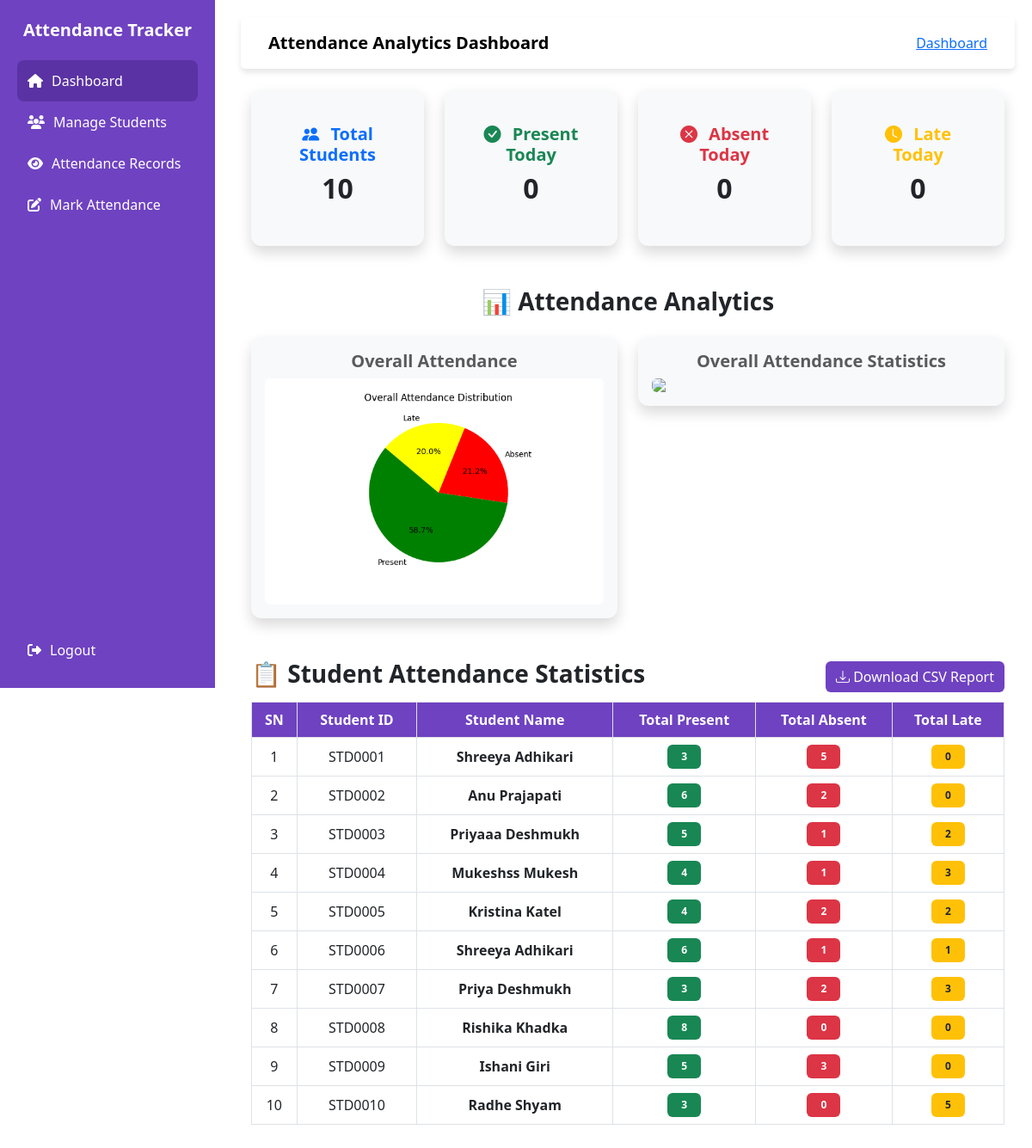
The page /dashboard (signed in) on the database its author committed.
### models.py (models this page shows)
class Student(db.Model):
    id = db.Column(db.Integer, primary_key = True)
    student_id = db.Column(db.String(20), unique=True, nullable=False)  # Custom ID
    first_name = db.Column(db.String(150), nullable=False)
    last_name = db.Column(db.String(150), nullable=False)
    email = db.Column(db.String(100), unique=True, nullable=False)
    address = db.Column(db.Text, nullable=False)
    phone = db.Column(db.String(15), unique=True, nullable=False)

### app.py (the view)
@app.route('/dashboard')
@login_required
def dashboard():
    today_date = datetime.today().date()
    total_students = Student.query.count()
    today_attendance_records = Attendance.query.filter_by(date=today_date).all()
    attendance_records = Attendance.query.all()
    daily_attendance = defaultdict(lambda: {"Present": 0, "Absent": 0, "Late": 0})
    student_attendance = defaultdict(lambda: {"Present": 0, "Absent": 0, "Late": 0, "Total": 0})
    for record in attendance_records:
        date = record.date.strftime("%Y-%m-%d")
        status = record.status
        daily_attendance[date][status] += 1
        student_attendance[record.student_id][status] += 1
        student_attendance[record.student_id]["Total"] += 1
    today_attendance_summary = {"Present": 0, "Absent": 0, "Late": 0}
    for record in today_attendance_records:
        today_attendance_summary[record.status] += 1
    student_percentages = {}
    student_statistics = []
    for student_id, stats in student_attendance.items():
        total = stats["Total"]
        student = Student.query.get(student_id)
        if total > 0:
            student_percentages[student_id] = {
                "Present": round((stats["Present"] / total) * 100, 2),
                "Absent": round((stats["Absent"] / total) * 100, 2),
                "Late": round((stats["Late"] / total) * 100, 2),
            }
        else:
            student_percentages[student_id] = {"Present": 0, "Absent": 0, "Late": 0}
        student_statistics.append({
            "student_id": student.student_id,
            "first_name": student.first_name,
            "last_name": student.last_name,
            "present": stats["Present"],
            "absent": stats["Absent"],
            "late": stats["Late"]
        })
    print("Today's Attendance Summary:", today_attendance_summary)  # Debugging
    return render_template(
        "dashboard.html",
        total_students=total_students,
        today_attendance=today_attendance_summary,  # Pass today's attendance data
        daily_attendance=daily_attendance,
        student_percentages=student_percentages,
        student_statistics=student_statistics,
    )

### app.py (called while the page is built)
@login_manager.user_loader
def load_admin(admin_id):
    return User.query.get(int(admin_id))

### templates/dashboard.html (shortened to what this page needs)
{% extends "base.html" %}
{% block nav_title %}Attendance Analytics Dashboard{% endblock %}
{% block content %}
<div class="container mt-4">
    <div class="row g-4">
        <div class="col-md-3">
            <div class="card shadow border-0 text-center p-4">
                <div class="card-body">
                    <h5 class="text-primary fw-bold"><i class="bi bi-people-fill me-2"></i> Total Students</h5>
                    <h2 class="fw-bold">{{ total_students }}</h2>
                </div>
            </div>
        </div>
        <div class="col-md-3">
            <div class="card shadow border-0 text-center p-4">
                <div class="card-body">
                    <h5 class="text-success fw-bold"><i class="bi bi-check-circle-fill me-2"></i> Present Today</h5>
                    <h2 class="fw-bold">{{ today_attendance["Present"] }}</h2>
                </div>
            </div>
        </div>
        <div class="col-md-3">
            <div class="card shadow border-0 text-center p-4">
                <div class="card-body">
                    <h5 class="text-danger fw-bold"><i class="bi bi-x-circle-fill me-2"></i> Absent Today</h5>
                    <h2 class="fw-bold">{{ today_attendance["Absent"] }}</h2>
                </div>
            </div>
        </div>
        <div class="col-md-3">
            <div class="card shadow border-0 text-center p-4">
                <div class="card-body">
                    <h5 class="text-warning fw-bold"><i class="bi bi-clock-fill me-2"></i> Late Today</h5>
                    <h2 class="fw-bold">{{ today_attendance["Late"] }}</h2>
                </div>
            </div>
        </div>
    </div>
    <div class="mt-5 text-center">
        <h3 class="fw-bold text-dark">📊 Attendance Analytics</h3>
        <div class="row mt-4 justify-content-center">
            <div class="col-lg-6">
                <div class="card shadow p-3">
                    <h5 class="fw-bold text-muted">Overall Attendance</h5>
                    <img src="{{ url_for('attendance_chart') }}" class="img-fluid rounded">
                </div>
            </div>
            <div class="col-lg-6 mt-4 mt-lg-0">
                <div class="card shadow p-3">
                    <h5 class="fw-bold text-muted">Overall Attendance Statistics</h5>
                    <img src="{{ url_for('overall_attendance_chart') }}" class="img-fluid rounded">
                </div>
            </div>
        </div>
    </div>
    <div class="mt-5">
        <div class="mt-5 mb-2 d-flex justify-content-between align-items-center">
            <h3 class="fw-bold text-dark">📋 Student Attendance Statistics</h3>
            <a href="{{ url_for('download_csv') }}" class="btn btn-primary">
                <i class="bi bi-download"></i> Download CSV Report
            </a>
        </div>
        <div class="table-responsive">
            <table class="table table-hover table-bordered " style="overflow: hidden;">
                <thead class="text-white" style="background-color: var(--primary-color);">
                    <tr>
                        <th class="py-2">SN</th>
                        <th class="py-2">Student ID</th>
                        <th class="py-2">Student Name</th>
                        <th class="py-2">Total Present</th>
                        <th class="py-2">Total Absent</th>
                        <th class="py-2">Total Late</th>
                    </tr>
                </thead>
                <tbody class="bg-white">
                    {% for student in student_statistics %}
                    <tr class="align-middle">
                        <td> {{ loop.index }}</td>
                        <td> {{ student.student_id }}</td>
                        <td class="fw-semibold">{{ student.first_name }} {{ student.last_name}}</td>
                        <td>
                            <span class="badge bg-success px-3 py-2">{{ student.present }}</span>
                        </td>
                        <td>
                            <span class="badge bg-danger px-3 py-2">{{ student.absent }}</span>
                        </td>
                        <td>
                            <span class="badge bg-warning text-dark px-3 py-2">{{ student.late }}</span>
                        </td>
                    </tr>
                    {% endfor %}
                </tbody>
            </table>
        </div>
    </div>
</div>
{% endblock %}

### templates/base.html (style rules this page uses)
:root { --primary-color: #6f42c1; --primary-hover: #5a32a3; --sidebar-bg: #6f42c1; --sidebar-text: #ffffff; }
body { display: flex; }

### templates/dashboard.html (style rules this page uses)
:root { --primary-color: #6f42c1; --primary-hover: #5a32a3; }
.card { border: none; box-shadow: 0px 4px 10px rgba(0, 0, 0, 0.1); border-radius: 12px; background-color: #f8f9fa; }
.btn-primary { background-color: var(--primary-color); border: none; }
.table th { background-color: var(--primary-color); color: white; text-align: center; }
.table td { vertical-align: middle; text-align: center; }

### rows shown on the page
Student: student_id "STD0001", first_name "Shreeya", last_name "Adhikari", present "3", absent "5", late "0"
Student: student_id "STD0002", first_name "Anu", last_name "Prajapati", present "6", absent "2", late "0"
Student: student_id "STD0003", first_name "Priyaaa", last_name "Deshmukh", present "5", absent "1", late "2"
Student: student_id "STD0004", first_name "Mukeshss", last_name "Mukesh", present "4", absent "1", late "3"
Student: student_id "STD0005", first_name "Kristina", last_name "Katel", present "4", absent "2", late "2"
Student: student_id "STD0006", first_name "Shreeya", last_name "Adhikari", present "6", absent "1", late "1"
Student: student_id "STD0007", first_name "Priya", last_name "Deshmukh", present "3", absent "2", late "3"
Student: student_id "STD0008", first_name "Rishika", last_name "Khadka", present "8", absent "0", late "0"
Student: student_id "STD0009", first_name "Ishani", last_name "Giri", present "5", absent "3", late "0"
Student: student_id "STD0010", first_name "Radhe", last_name "Shyam", present "3", absent "0", late "5"

### other values the page prints
{{ total_students }} "10"
{{ today_attendance["Present"] }} "0"
{{ today_attendance["Absent"] }} "0"
{{ today_attendance["Late"] }} "0"
